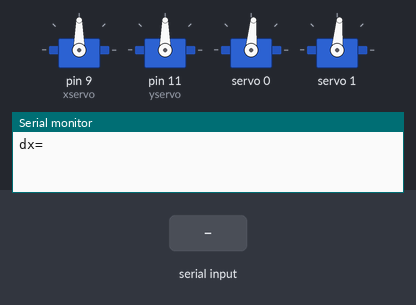
This sketch was run on a simulated Arduino Uno, built with avr-gcc and run on an emulated ATmega328P. On the bench: 4 × servo, the last lines printed to the serial monitor. The test bench sets the inputs (shaded band).

Above: at 1.2 s.
1.3 s: "90,45\n" received over Serial
At 2.3 s:
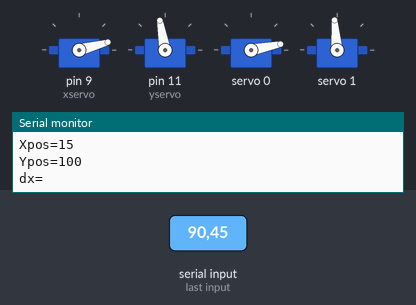
2.8 s: "30,150\n" received over Serial
At 3.5 s:
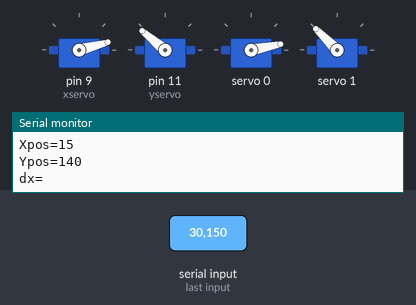
4.3 s: "5\n" received over Serial
At 5.7 s:
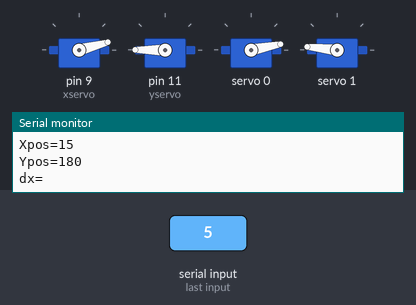
Timing chart, 0 to 7.3 s (numbered marks = the images above; inputs shaded):
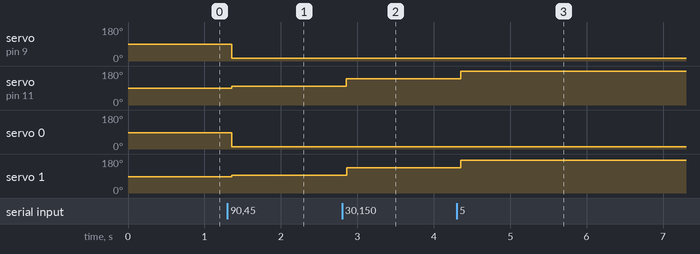

The sketch:

Servo-joystick_test1.ino
```cpp
#include <Servo.h>
#include <Adafruit_PWMServoDriver.h>
#include <Wire.h>
#define SERVOMIN  125 // this is the 'minimum' pulse length count (out of 4096)
#define SERVOMAX  575 // this is the 'maximum' pulse length count (out of 4096)

Adafruit_PWMServoDriver pwm = Adafruit_PWMServoDriver();
Servo xservo, yservo;
int dx,dy,xpos=90,ypos=90;
void setup() {
    Serial.begin(9600);
    Serial.setTimeout(50);
    xservo.attach(9);
    yservo.attach(11);

    xservo.write(xpos);   //Initialize camera to default position
    yservo.write(ypos);

    pwm.begin();
    pwm.setPWMFreq(60);  // Analog servos run at ~60 Hz updates
    yield();

    pwm.setPWM(0, 0, angleToPulse(xpos) );    //Initialize Camera to default position
    pwm.setPWM(1, 0, angleToPulse(ypos) );

}

void loop() {
    String STR="";
    char x[45];
    Serial.println("dx=");
    while(!Serial.available());
    STR=Serial.readString(); //read the sting in the buffer and store it into DX

    STR.toCharArray(x, 6);  //convert string to char array

    int RM=x[0]-48; //Convert ASCII to Integers
    int LF=x[1]-48;
    int dx=x[2]-48;
    int dy=x[3]-48;
    Serial.println(RM);     //print the values of the integers after they are stored
    Serial.println(LF);
    Serial.println(dx);
    Serial.println(dy);
    //Control the Camera
    dx=10*(dx-5);    //take away the offset and multiply
    dy=10*(dy-5);

    if(dx>0)
    {
        xpos=min(180,xpos+dx); //move to the right
    }
    if(dx<0)
    {
        xpos=max(15,xpos+dx);  //move to the left
    }
    if(dy>0)
    {
        ypos=max(15,ypos-dy); //move down
    }
    if(dy<0)
    {
        ypos=min(180,ypos-dy); //move up
    }
    Serial.print("Xpos=");
    Serial.println(xpos);
    Serial.print("Ypos=");
    Serial.println(ypos);
    xservo.write(xpos);
    yservo.write(ypos);
    pwm.setPWM(0, 0, angleToPulse(xpos) );
    pwm.setPWM(1, 0, angleToPulse(ypos) );

}

int angleToPulse(int ang){
    int pulse = map(ang,0, 180, SERVOMIN,SERVOMAX);// map angle of 0 to 180 to Servo min and Servo max

    return pulse;
}
```

Measured:
- after the input at 1.3 s, servo on pin 9 (xservo): 90° → 15° after 0.06 s; servo on pin 11 (yservo): 90° → 100° after 0.06 s; servo 0: 85° → 11° after 0.06 s; servo 1: 85° → 95° after 0.06 s
- after the input at 2.8 s, servo on pin 11 (yservo): 100° → 140° after 0.06 s; servo 1: 95° → 135° after 0.06 s
- after the input at 4.3 s, servo on pin 11 (yservo): 140° → 180° after 0.05 s; servo 1: 135° → 174° after 0.05 s
